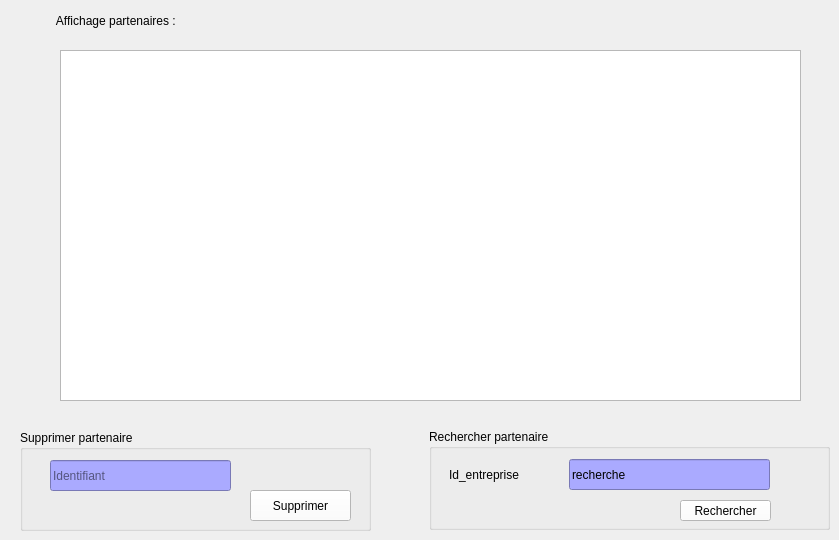
        <widget class="QWidget" name="tab_5">
         <attribute name="title">
          <string>Afficher un partenaire</string>
         </attribute>
         <widget class="QLabel" name="label_11">
          <property name="geometry">
           <rect>
            <x>40</x>
            <y>0</y>
            <width>161</width>
            <height>41</height>
           </rect>
          </property>
          <property name="text">
           <string>     Affichage partenaires :</string>
          </property>
         </widget>
         <widget class="QTableView" name="table_partenaire">
          <property name="geometry">
           <rect>
            <x>60</x>
            <y>50</y>
            <width>741</width>
            <height>351</height>
           </rect>
          </property>
         </widget>
         <widget class="QGroupBox" name="groupBox">
          <property name="geometry">
           <rect>
            <x>20</x>
            <y>430</y>
            <width>351</width>
            <height>101</height>
           </rect>
          </property>
          <property name="title">
           <string>Supprimer partenaire</string>
          </property>
          <widget class="QLineEdit" name="le_id_sup">
           <property name="geometry">
            <rect>
             <x>30</x>
             <y>30</y>
             <width>181</width>
             <height>31</height>
            </rect>
           </property>
           <property name="styleSheet">
            <string notr="true">background-color: rgb(170, 170, 255);</string>
           </property>
           <property name="inputMask">
            <string/>
           </property>
           <property name="text">
            <string/>
           </property>
           <property name="placeholderText">
            <string>Identifiant</string>
           </property>
          </widget>
          <widget class="QPushButton" name="le_supprimer">
           <property name="geometry">
            <rect>
             <x>230</x>
             <y>60</y>
             <width>101</width>
             <height>31</height>
            </rect>
           </property>
           <property name="styleSheet">
            <string notr="true">background-color: rgb(255, 255, 255);</string>
           </property>
           <property name="text">
            <string>Supprimer</string>
           </property>
          </widget>
         </widget>
         <widget class="QGroupBox" name="groupBox_2">
          <property name="geometry">
           <rect>
            <x>429</x>
            <y>429</y>
            <width>401</width>
            <height>101</height>
           </rect>
          </property>
          <property name="title">
           <string>Rechercher partenaire</string>
          </property>
          <widget class="QLineEdit" name="le_recherche_abonne">
           <property name="geometry">
            <rect>
             <x>140</x>
             <y>30</y>
             <width>201</width>
             <height>31</height>
            </rect>
           </property>
           <property name="styleSheet">
            <string notr="true">background-color: rgb(170, 170, 255);</string>
           </property>
           <property name="text">
            <string>recherche</string>
           </property>
           <property name="placeholderText">
            <string>recherche</string>
           </property>
          </widget>
          <widget class="QLabel" name="label_9">
           <property name="geometry">
            <rect>
             <x>20</x>
             <y>30</y>
             <width>91</width>
             <height>31</height>
            </rect>
           </property>
           <property name="text">
            <string>Id_entreprise</string>
           </property>
          </widget>
         </widget>
         <widget class="QPushButton" name="le_rechercher">
          <property name="geometry">
           <rect>
            <x>680</x>
            <y>500</y>
            <width>91</width>
            <height>21</height>
           </rect>
          </property>
          <property name="styleSheet">
           <string notr="true">background-color: rgb(255, 255, 255);</string>
          </property>
          <property name="text">
           <string>Rechercher</string>
          </property>
         </widget>
        </widget>
